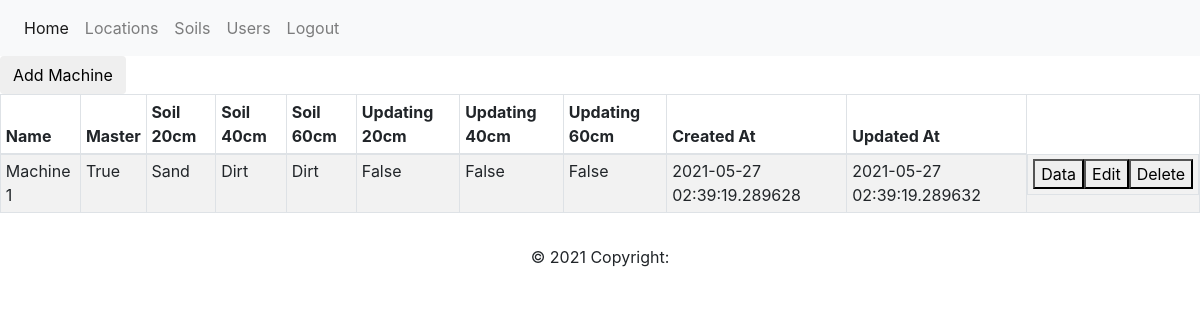
The app's page /location/1/machines (signed in) with its own data.
### app/models.py (models this page shows, shortened)
class ModelMixin():
    id = db.Column(db.Integer, primary_key=True)
    created_at = db.Column(db.DateTime, default=datetime.utcnow)
    updated_at = db.Column(db.DateTime, default=datetime.utcnow, onupdate=datetime.utcnow)

class Machines(db.Model, ModelMixin):
    __tablename__ = 'machines'
    name = db.Column(db.String(64), index=True, unique=True)
    location_id = db.Column(db.Integer, db.ForeignKey('locations.id'))
    location = db.relationship("Locations", back_populates="machines")
    soil_20_id = db.Column(db.Integer, db.ForeignKey('soils.id'))
    soil_20 = db.relationship("Soils", foreign_keys=soil_20_id)
    soil_40_id = db.Column(db.Integer, db.ForeignKey('soils.id'))
    soil_40 = db.relationship("Soils", foreign_keys=soil_40_id)
    soil_60_id = db.Column(db.Integer, db.ForeignKey('soils.id'))
    soil_60 = db.relationship("Soils", foreign_keys=soil_60_id)
    readings = db.relationship("Readings", back_populates="machine")
    updating_20 = db.Column(db.Boolean, default=False)
    updating_40 = db.Column(db.Boolean, default=False)
    updating_60 = db.Column(db.Boolean, default=False)

class Soils(db.Model, ModelMixin):
    __tablename__ = 'soils'
    name = db.Column(db.String(64), index=True, unique=True)
    humidity_level = db.Column(db.Integer)

### app/routes.py (the view)
@app.route("/location/<int:location_id>/machines", methods=["GET"])
@login_required
def location(location_id):
    location = Finders.get_location_by_id(location_id)
    if location is None:
        flash("Cant find location")
        return redirect(url_for("locations"))
    return render_template("location.html", title=location.name, location=location)

### app/finders.py (called while the page is built)
    @classmethod
    def get_location_by_id(cls, id):
        return Locations.query.filter_by(id=id).first()

### app/models.py (called while the page is built)
@login.user_loader
def load_user(id):
    return Users.query.get(int(id))

### app/routes.py (called while the page is built)
@app.context_processor
def inject_now():
    return {'now': datetime.utcnow()}

### app/templates/location.html (shortened to what this page needs)
{% extends "base.html" %}
{% block content %}
<form action="{{ url_for('create_machine') }}" method="get">
    <button type="submit" class="btn btn-default">
        Add Machine
    </button>
</form>
<table class="table table-striped table-bordered table-sm" cellspacing="0" width="100%">
    <thead>
        <tr>
            <th class="th-sm">Name</th>
            <th class="th-sm">Master</th>
            <th class="th-sm">Soil 20cm</th>
            <th class="th-sm">Soil 40cm</th>
            <th class="th-sm">Soil 60cm</th>
            <th class="th-sm">Updating 20cm</th>
            <th class="th-sm">Updating 40cm</th>
            <th class="th-sm">Updating 60cm</th>
            <th class="th-sm">Created At</th>
            <th class="th-sm">Updated At</th>
        </tr>
    </thead>
    <tbody>
        {% for machine in location.machines %}
        <tr>
            <td>{{ machine.name }}</td>
            <td>{{ machine.id|int() == location.master_id|int() }}</td>
            <td>{{ machine.soil_20.name }}</td>
            <td>{{ machine.soil_40.name }}</td>
            <td>{{ machine.soil_60.name }}</td>
            <td>{{ machine.updating_20 }}</td>
            <td>{{ machine.updating_40 }}</td>
            <td>{{ machine.updating_60 }}</td>
            <td>{{ machine.created_at }}</td>
            <td>{{ machine.updated_at }}</td>
            <td style="display: flex; justify-content: space-evenly;">
                <form action="/machine/{{ machine.id }}" method="get">
                    <button type="submit">Data</button>
                </form>
                <form action="/machine/{{ machine.id }}/edit" method="get">
                    <button type="submit">Edit</button>
                </form>
                <form action="/machine/{{ machine.id }}/delete" method="post">
                    <button type="submit">Delete</button>
                </form>
            </td>
        </tr>
        {% endfor %}
    </tbody>
</table>
{% endblock %}

### app/static/css/global.css (style rules this page uses)
body { margin: 0; }

### records on screen
Machines: name "Machine 1", id "True", soil_20.name "Sand", soil_40.name "Dirt", soil_60.name "Dirt", updating_20 "False", updating_40 "False", updating_60 "False", created_at "2021-05-27 02:39:19.289628", updated_at "2021-05-27 02:39:19.289632"
